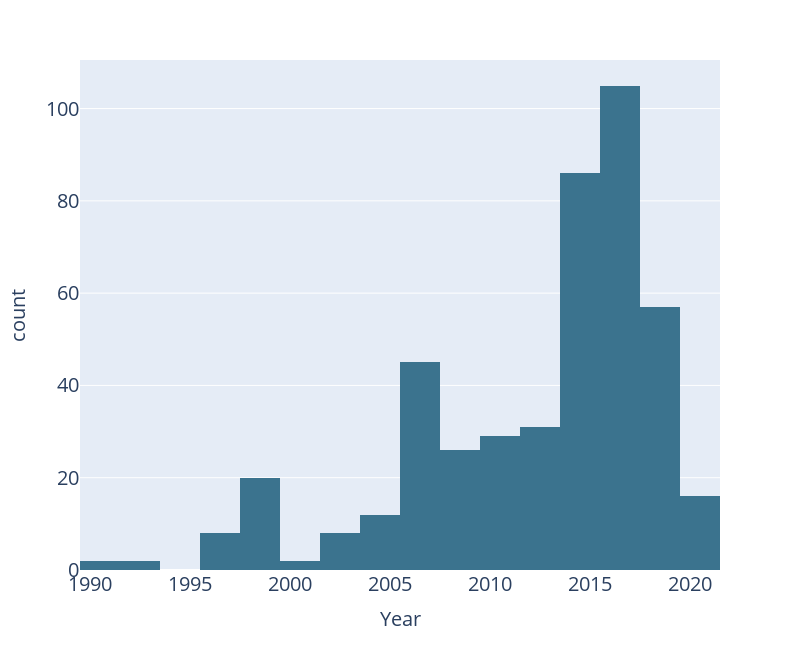

Notebook cell for this chart:
### Markdown cell above
### 2.3. Year
Let's also consider the distribution of data by year

### Code cell
fig = px.histogram(wine_aroma_df, 
                   x='Year', 
                   color_discrete_sequence=['#3b738e'], 
                   width=800,  
                   height=650)

fig.update_layout(
    title_font_size=24,  
    legend_font_size=20,  
    legend_title_font_size=18,  
    xaxis=dict(
        title_font=dict(size=20),  
        tickfont=dict(size=20)  
    ),
    yaxis=dict(
        title_font=dict(size=20),  
        tickfont=dict(size=20) 
    )
)

# Chart Display
fig.show()

### Figure 1 — Plotly figure (JSON) as saved in the notebook; plotly's stock layout.template omitted (floating-point values rounded to 4 significant figures; data arrays with more than 128 entries replaced by an {"elided": "..."} marker saying what was removed)
{"data": [{"alignmentgroup": "True", "bingroup": "x", "hovertemplate": "Year=%{x}<br>count=%{y}<extra></extra>", "legendgroup": "", "marker": {"color": "#3b738e", "pattern": {"shape": ""}}, "name": "", "offsetgroup": "", "orientation": "v", "showlegend": false, "type": "histogram", "x": {"elided": "449 int values"}, "xaxis": "x", "yaxis": "y"}], "layout": {"barmode": "relative", "height": 650, "legend": {"font": {"size": 20}, "title": {"font": {"size": 18}}, "tracegroupgap": 0}, "margin": {"t": 60}, "title": {"font": {"size": 24}}, "width": 800, "xaxis": {"anchor": "y", "domain": [0, 1], "tickfont": {"size": 20}, "title": {"font": {"size": 20}, "text": "Year"}}, "yaxis": {"anchor": "x", "domain": [0, 1], "tickfont": {"size": 20}, "title": {"font": {"size": 20}, "text": "count"}}}}
